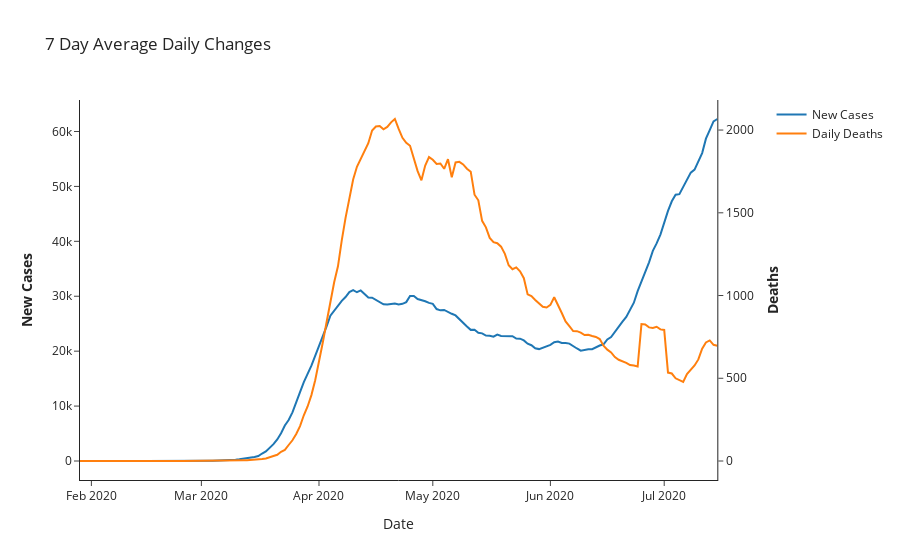

Notebook source saved alongside this figure:
### Code cell
# Create figure with secondary y-axis
fig = make_subplots(specs=[[{"secondary_y": True}]])
# Add traces
fig.add_trace(
    go.Scatter(x=df_seven.DATE_F, y=df_seven.positiveIncrease, name="New Cases"),
    secondary_y=False)
fig.add_trace(
    go.Scatter(x=df_seven.DATE_F, y=df_seven.deathIncrease, name="Daily Deaths"),
    secondary_y=True)

# Add figure title
fig.update_layout(template = 'simple_white', title_text="7 Day Average Daily Changes")
fig.update_xaxes(title_text="Date")
fig.update_yaxes(title_text="<b>New Cases</b>", secondary_y=False)
fig.update_yaxes(title_text="<b>Deaths</b>", secondary_y=True)

fig.show()
fig.write_image('7 day.png')

### Figure 1 — Plotly figure (JSON) as saved in the notebook; plotly's stock layout.template omitted (floating-point values rounded to 4 significant figures; data arrays with more than 128 entries replaced by an {"elided": "..."} marker saying what was removed)
{"data": [{"name": "New Cases", "type": "scatter", "x": {"elided": "169 str values"}, "xaxis": "x", "y": {"elided": "169 float values"}, "yaxis": "y"}, {"name": "Daily Deaths", "type": "scatter", "x": {"elided": "169 str values"}, "xaxis": "x", "y": {"elided": "169 float values"}, "yaxis": "y2"}], "layout": {"title": {"text": "7 Day Average Daily Changes"}, "xaxis": {"anchor": "y", "domain": [0, 0.94], "title": {"text": "Date"}}, "yaxis": {"anchor": "x", "domain": [0, 1], "title": {"text": "<b>New Cases</b>"}}, "yaxis2": {"anchor": "x", "overlaying": "y", "side": "right", "title": {"text": "<b>Deaths</b>"}}}}
